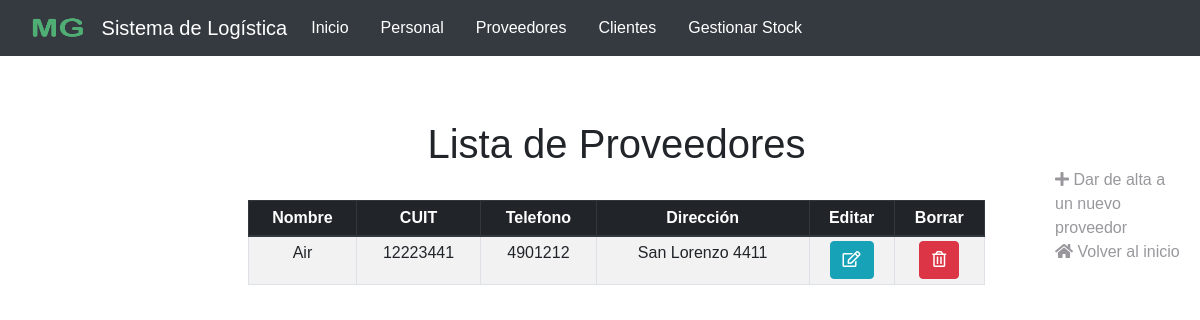
/proveedores/Proveedores.php, run on the app's committed database.
### tables this page shows
CREATE TABLE `proveedores` (
  `id` int(100) NOT NULL,
  `cuit` int(50) NOT NULL,
  `nombre` varchar(100) NOT NULL,
  `telefono` varchar(100) NOT NULL,
  `direccion` varchar(100) NOT NULL
);

### proveedores/Proveedores.php (the view, shortened to what this page needs)
<!DOCTYPE html>
<html>
	<html>
	<head>
	<link rel="stylesheet" href="/MasterGame/css/bootstrap.css">
	<link rel="stylesheet" href="https://use.fontawesome.com/releases/v5.3.1/css/all.css">
	</head>
	<body>
		<nav class="navbar navbar-expand-lg navbar-dark bg-dark"
		style="position: sticky; z-index: 1071; top: 0;">
			<div class="d-flex justify-content-end">
		    <a class="navbar-brand" href="../index.html"  style="color: #fff;">
			    <img src="/MasterGame/images/mg2.jpg" width="80" height="30" class="d-inline-block align-top" data-toggle="tooltip" data-placement="bottom" title="Sistema de Logística Master Game">
			    Sistema de Logística
			   </a>
			<div class="nav navbar-nav navbar-right">
				<div class="collapse navbar-collapse" id="navbarText">
					<ul class="navbar-nav mr-auto">
			    		<li class="nav-item active">
			    			<a class="nav-link" href="../index.html" style="margin-right: 1rem; color: #fff;">Inicio <span class="sr-only">(current)</span></a>
			    		</li>
			    		<li class="nav-item" style="margin-right: 1rem;">
			    			<a class="nav-link" href="../empleados/FichasEmpleados.php" style="color: #fff;">Personal</a>
			    		</li>
			    		<li class="nav-item" style="margin-right: 1rem;">
			    			<a class="nav-link" href="../proveedores/Proveedores.php" style="color: #fff;">Proveedores</a>
			    		</li>
			    		<li class="nav-item" style="margin-right: 1rem;">
			    			<a class="nav-link" href="../clientes/crud.php" style="color: #fff;">Clientes</a>
			    		</li>
			    		<li class="nav-item" style="margin-right: 1rem;">
			    			<a class="nav-link" href="../inventarioo/nuevo.php" style="color: #fff;">Gestionar Stock</a>
			    		</li>
			    	</ul>
				</div>
			</div>
		</nav>
		<div class="container-fluid" style="margin-top: 3rem;">
			<div class="row flex-xl-nowrap">
				<div class="col-12 col-md-3 col-xl-2 bd-sidebar">
				</div>
				<main class="col-12 col-md-9 col-xl-8 py-md-3 pl-md-5 bd-content">
					<h1 style="text-align: center; margin-bottom: 2rem;"> Lista de Proveedores </h1>
					<?php
						$pdo = conectar();
						$consulta = $pdo->prepare("SELECT proveedores.id, proveedores.cuit, proveedores.nombre, proveedores.telefono, proveedores.direccion FROM proveedores");
						$consulta -> execute();
						$resultado = $consulta->fetchAll(PDO::FETCH_ASSOC);
						echo '<table class="table table-bordered table-sm table-hover table-striped" style="text-align:center;">
								<thead class="thead-dark" style="text-align:center";>
									<tr>
										<th scope="col">Nombre</th>
										<th scope="col">CUIT</th>
										<th scope="col">Telefono</th>
										<th scope="col">Dirección</th>
										<th scope="col">Editar</th>
										<th scope="col">Borrar</th>
									</tr>
								</thead>
								<tbody>';
									foreach ($resultado as $proveedor) {
									    echo '<tr>';
									    echo '<td>'. $proveedor['nombre']. '</td>';
									    echo '<td>'. $proveedor['cuit'] .'</td>';
									    echo '<td>'. $proveedor['telefono'] .'</td>';
									    echo '<td>'. $proveedor['direccion'] .'</td>';
									   echo '<td>
									    		<a href="modificar.php?id='.$proveedor['id'].'">
									    			<button class="btn btn-info">
										    			<i class="far fa-edit"></i>
										    		</button>
									    		</a>
									    	 </td>';
									    echo '<td>
									    		<a href="baja.php?id='.$proveedor['id'].'">
									    			<button class="btn btn-danger">
										    			<i class="far fa-trash-alt"></i>
										    		</button>
									    		</a>
									    	 </td>
									   	</tr>';
									}
								echo '</tbody>
							  </table>';
					?>
				</main>
				<div class="d-none d-xl-block col-xl-2 bd-toc">
					<ul class="section-nav" style="list-style: none; margin-top: 4rem;">
						<li class="toc-entry toc-h2">
							<a href="formAlta.php" style="color:#99979c">
								<i class="fa fa-plus" aria-hidden="true"></i> Dar de alta a un nuevo proveedor
							</a>
						</li>
						<li class="toc-entry toc-h2">
							<a href="../index.html" style="color:#99979c">
								<i class="fa fa-home" aria-hidden="true"></i> Volver al inicio
							</a>
						</li>
					</ul>
				</div>
			</div>
		</div>
	</body>
</html>

### proveedores/Proveedores.php (style rules this page uses)
body { font-family: Arial; }

### data on the page
proveedores: nombre "Air", cuit "12223441", telefono "4901212", direccion "San Lorenzo 4411"
